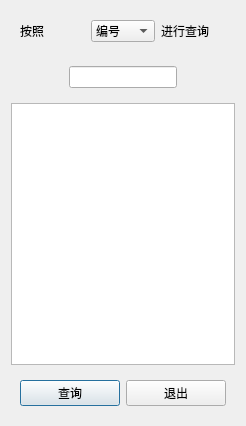
<?xml version="1.0" encoding="UTF-8"?>
<ui version="4.0">
 <class>SearchDialog</class>
 <widget class="QDialog" name="SearchDialog">
  <property name="geometry">
   <rect>
    <x>0</x>
    <y>0</y>
    <width>246</width>
    <height>426</height>
   </rect>
  </property>
  <property name="windowTitle">
   <string>查询</string>
  </property>
  <layout class="QVBoxLayout" name="verticalLayout">
   <item>
    <widget class="QWidget" name="widget" native="true">
     <layout class="QHBoxLayout" name="horizontalLayout">
      <item>
       <widget class="QLabel" name="label">
        <property name="text">
         <string>按照</string>
        </property>
       </widget>
      </item>
      <item>
       <widget class="QComboBox" name="comboBox">
        <item>
         <property name="text">
          <string>编号</string>
         </property>
        </item>
        <item>
         <property name="text">
          <string>姓名</string>
         </property>
        </item>
       </widget>
      </item>
      <item>
       <widget class="QLabel" name="label_2">
        <property name="text">
         <string>进行查询</string>
        </property>
       </widget>
      </item>
     </layout>
    </widget>
   </item>
   <item>
    <widget class="QWidget" name="widget_3" native="true">
     <layout class="QHBoxLayout" name="horizontalLayout_3">
      <item>
       <spacer name="horizontalSpacer">
        <property name="orientation">
         <enum>Qt::Horizontal</enum>
        </property>
        <property name="sizeHint" stdset="0">
         <size>
          <width>40</width>
          <height>20</height>
         </size>
        </property>
       </spacer>
      </item>
      <item>
       <widget class="QLineEdit" name="lineEdit"/>
      </item>
      <item>
       <spacer name="horizontalSpacer_2">
        <property name="orientation">
         <enum>Qt::Horizontal</enum>
        </property>
        <property name="sizeHint" stdset="0">
         <size>
          <width>40</width>
          <height>20</height>
         </size>
        </property>
       </spacer>
      </item>
     </layout>
    </widget>
   </item>
   <item>
    <widget class="QListView" name="listView"/>
   </item>
   <item>
    <widget class="QWidget" name="widget_2" native="true">
     <layout class="QHBoxLayout" name="horizontalLayout_2">
      <item>
       <widget class="QPushButton" name="BeginButton">
        <property name="text">
         <string>查询</string>
        </property>
       </widget>
      </item>
      <item>
       <widget class="QPushButton" name="StopButton">
        <property name="text">
         <string>退出</string>
        </property>
       </widget>
      </item>
     </layout>
    </widget>
   </item>
  </layout>
 </widget>
 <resources/>
 <connections/>
</ui>
